Frame 1 (no input): blank canvas, image omitted
Frame 60 (no input): blank canvas, image omitted
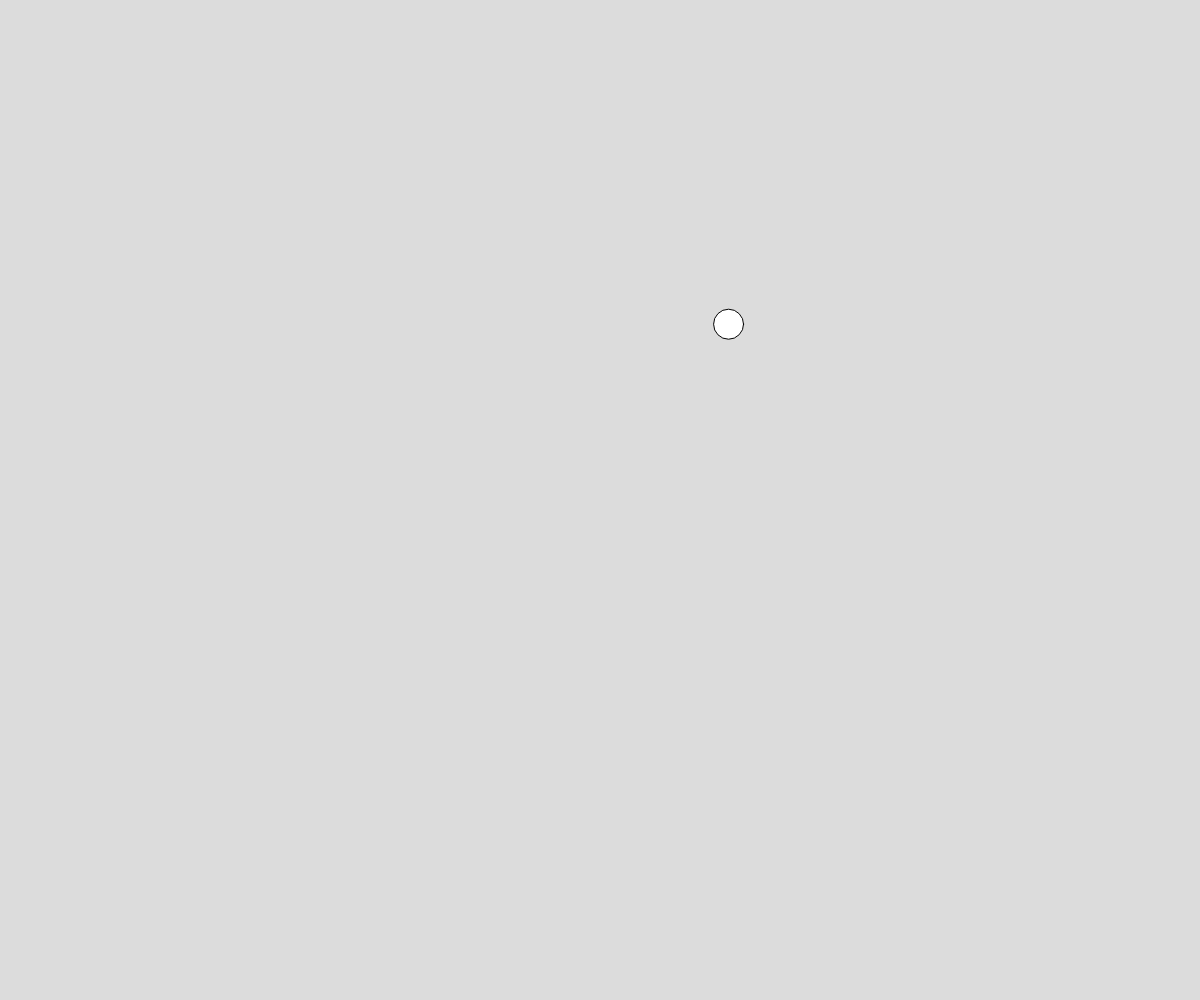
Frame 120 (the mouse pressed at the canvas centre since frame 60)

The p5.js sketch whose frames 1 and 60 were blank and that drew this single picture after the mouse press (run headless with seeded random() and noise() and a simulated clock; from frame 60 on, the mouse is pressed at the canvas centre):

// p5.js sketch
// ── sketch.js
// Object Notation
// Mr. Scott
// March 28, 2024
// Look at Object Notation

let ballArray = [];

function setup() {
  createCanvas(windowWidth, windowHeight);
}

function mousePressed(){
  spawnBall(mouseX, mouseY);
}

function spawnBall(initialX, initialY){
  //create a Ball object and store in the array
  let ball = {
    x: initialX,
    y: initialY,
    radius: 30,
    xSpeed: random(-5,5),
    ySpeed: random(-5,5), 
  };
  ballArray.push(ball);
}

function draw() {
  background(220);
  //Loop through all the balls
  for(let b of ballArray){
    //enhanced for loop 
    b.x += b.xSpeed;
    if(b.x < 0 || b.x > width){
      b.xSpeed *= -1;
    }

    b.y += b.ySpeed;
    circle(b.x, b.y, b.radius);
  }
}
